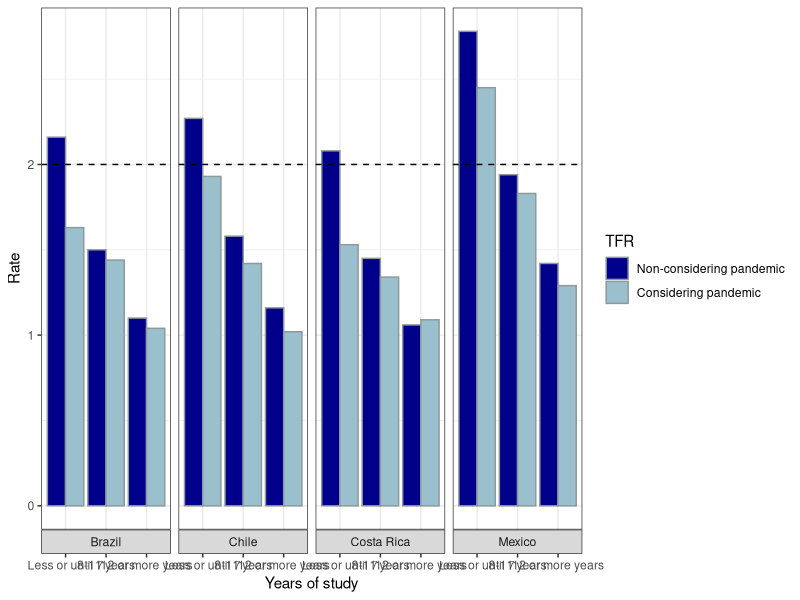
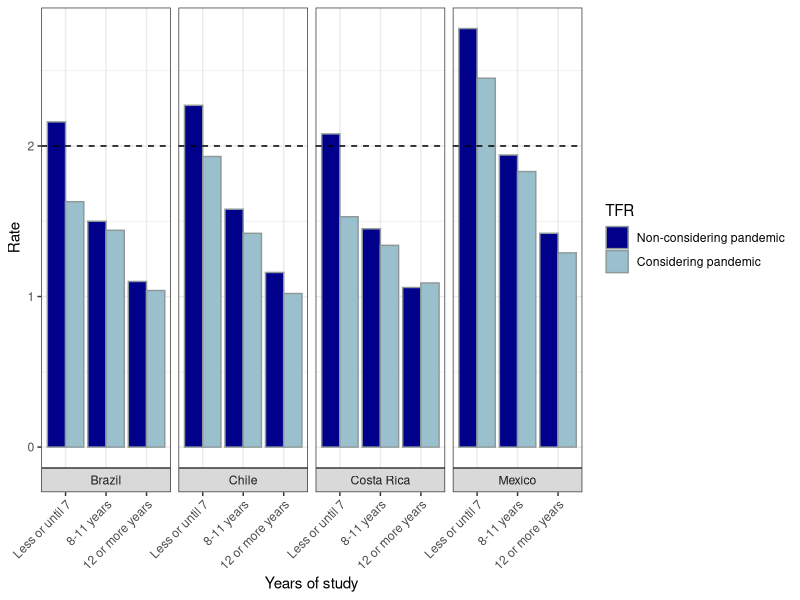
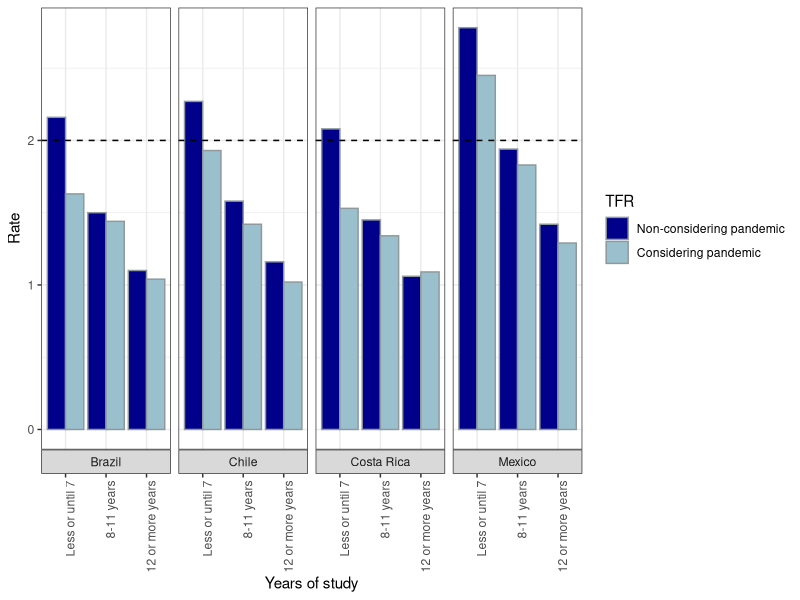
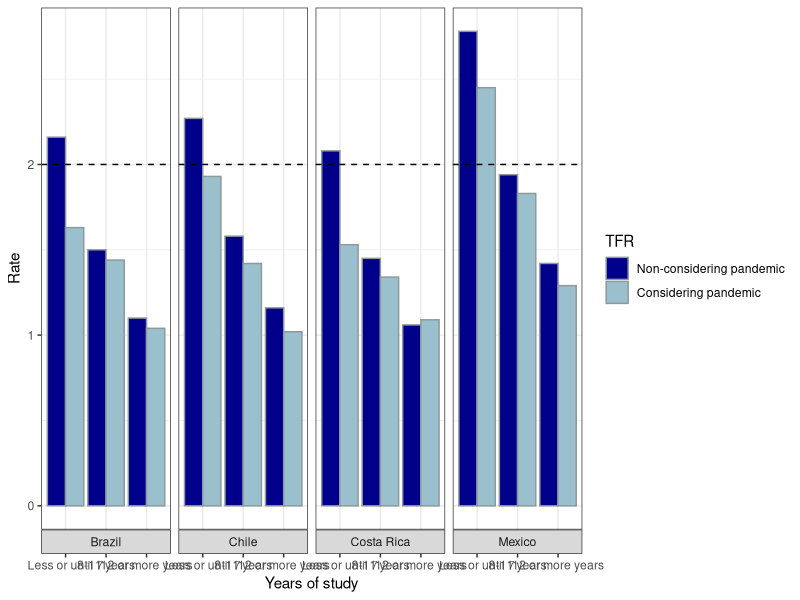
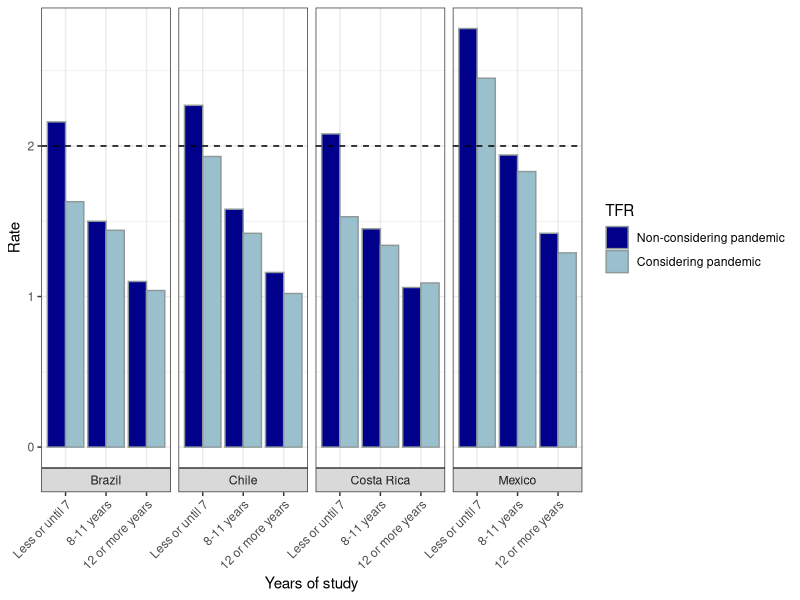
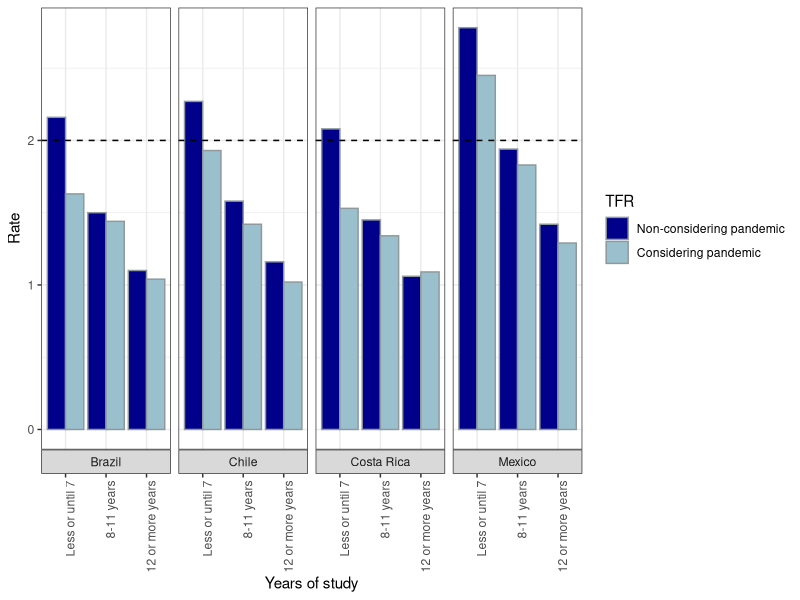
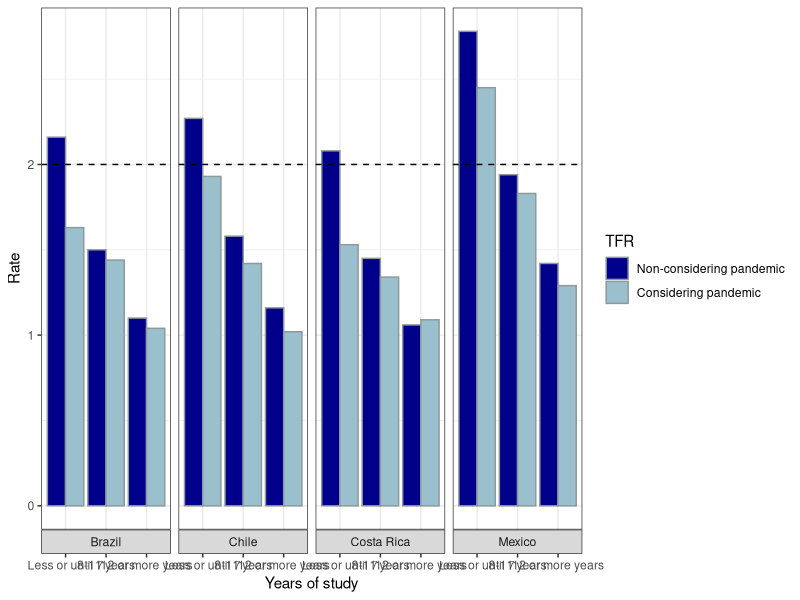
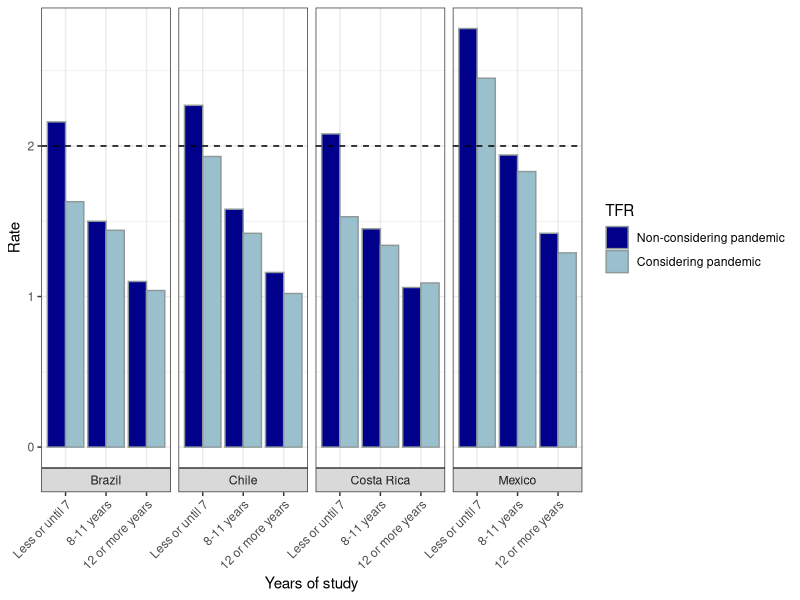

Reproduce these figures in R, in order.
library(tidyverse)


tfr <- read_csv("TFRs.csv", col_names = c("country", "education_level", "Non-considering pandemic", "Considering pandemic"), skip = 1)

tfr$country <- str_replace_all(tfr$country, pattern = "BRA", replacement = "Brazil")
tfr$country <- str_replace_all(tfr$country, pattern = "CHI", replacement = "Chile")
tfr$country <- str_replace_all(tfr$country, pattern = "CRC", replacement = "Costa Rica")
tfr$country <- str_replace_all(tfr$country, pattern = "MEX", replacement = "Mexico")

tfr$country <- as.factor(tfr$country)
tfr <- pivot_longer(tfr, 3:4, names_to = "pandemic", values_to = "tfr")
tfr$education_level <- factor(tfr$education_level, levels = c("Less or until 7", "8-11 years", "12 or more years"))
tfr$pandemic <- factor(tfr$pandemic, levels = c("Non-considering pandemic", "Considering pandemic"))

tfr1<-tfr %>% ggplot(aes(x = education_level, y = tfr)) +
  geom_bar(stat = "identity", aes(fill = pandemic), position = "dodge", color = "#8f999b") +
  geom_hline(yintercept = 2, linetype = "dashed") +
  labs(x = "Years of study", y = "Rate", fill = "TFR") +
  facet_grid(~ country, switch = "x") +
  scale_fill_manual(values = c("#00008b", "#9ac0cd")) +
  theme_bw()


tfr2<-tfr %>% ggplot(aes(x = education_level, y = tfr)) +
  geom_bar(stat = "identity", aes(fill = pandemic), position = "dodge", color = "#8f999b") +
  geom_hline(yintercept = 2, linetype = "dashed") +
  labs(x = "Years of study", y = "Rate", fill = "TFR") +
  facet_grid(~ country, switch = "x") +
  scale_fill_manual(values = c("#00008b", "#9ac0cd")) + 
  theme_bw() +
  theme(axis.text.x = element_text(angle = 45, hjust = 1))


tfr3<-tfr %>% ggplot(aes(x = education_level, y = tfr)) +
  geom_bar(stat = "identity", aes(fill = pandemic), position = "dodge", color = "#8f999b") +
  geom_hline(yintercept = 2, linetype = "dashed") +
  labs(x = "Years of study", y = "Rate", fill = "TFR") +
  facet_grid(~ country, switch = "x") +
  scale_fill_manual(values = c("#00008b", "#9ac0cd")) + 
  theme_bw() +
  theme(axis.text.x = element_text(angle = 90, hjust = 1))


### Save images------------------------------------

# Save in png
ggsave("Figure5_TFR_version1.png", tfr1, width = 13, height = 6.5, units = "in", bg = "white")
ggsave("Figure5_TFR_Version2.png", tfr2, width = 10, height = 6, units = "in", bg = "white")
ggsave("Figure5_TFR_Version3.png", tfr3, width = 8, height = 5.25, units = "in", bg = "white")

#Save in EPS format
ggsave("Figure5_TFR_Version1.eps", tfr1, width = 13, height = 6.5, units = "in", bg = "white",device="eps")
ggsave("Figure5_TFR_Version2.eps", tfr2, width = 10, height = 6, units = "in", bg = "white",device="eps")
ggsave("Figure5_TFR_Version3.eps", tfr3, width = 8, height = 5.25, units = "in", bg = "white",device="eps")

#Save in pdf
ggsave("Figure5_TFR_Version1.pdf", tfr1, width = 13, height = 6.5, units = "in", bg = "white",device="pdf")
ggsave("Figure5_TFR_Version2.pdf", tfr2, width = 10, height = 6, units = "in", bg = "white",device="pdf")
ggsave("Figure5_TFR_Version3.pdf", tfr3, width = 8, height = 5.25, units = "in", bg = "white",device="pdf")

